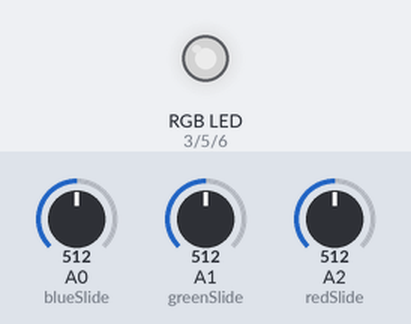
Recording of a sketch running on a simulated Arduino Uno, built with avr-gcc and run on an emulated ATmega328P. On the bench: an RGB LED mixed from three pins (HIGH = lit). Inputs (shaded band) come from the test bench; at power-on: A0 (blueSlide) = 512, A1 (greenSlide) = 512, A2 (redSlide) = 512. Dim RGB values are drawn brighter than linear.

Above: at 1.2 s.
1.3 s: A0 (blueSlide) set to 716
At 1.9 s:
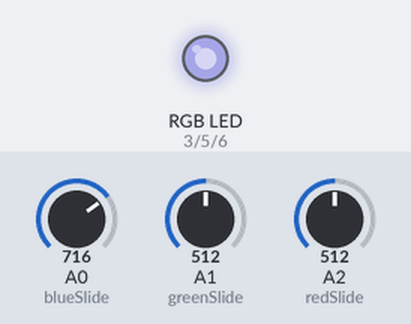
2.8 s: A1 (greenSlide) set to 716
At 4.0 s:
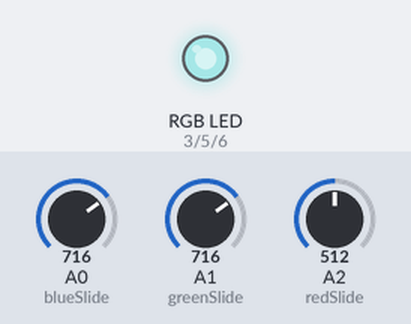
4.3 s: A2 (redSlide) set to 716
At 5.4 s:
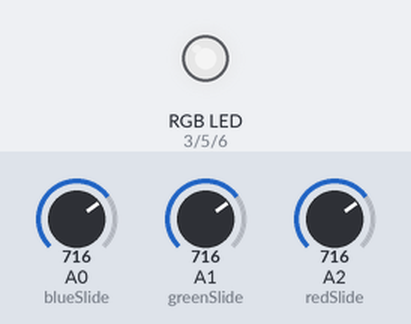
5.8 s: A0 (blueSlide) set to 900
At 6.5 s:
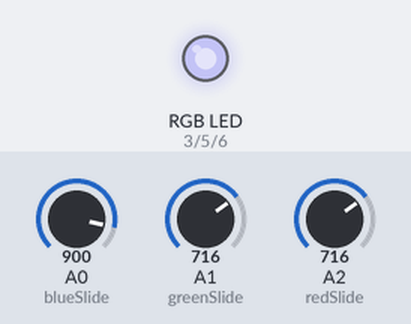
7.3 s: A1 (greenSlide) set to 900
At 7.7 s:
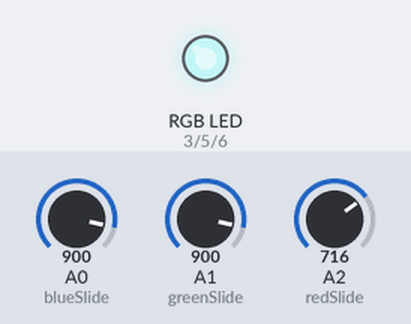
8.8 s: A2 (redSlide) set to 900
At 10.0 s:
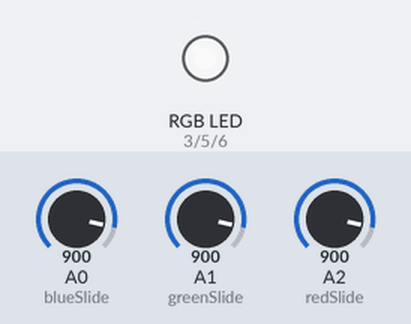
Timing chart, 0 to 11.3 s (numbered marks = the images above; inputs shaded):
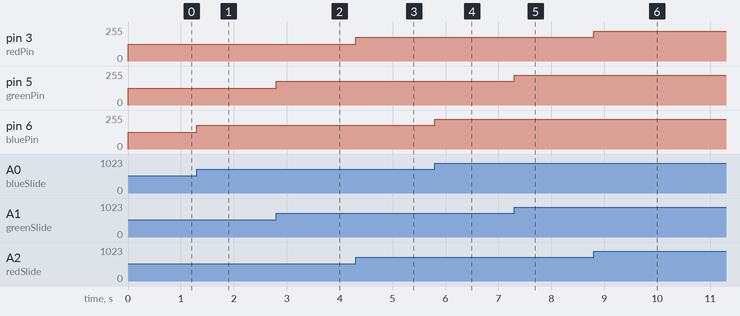

Measured:
- after the input at 1.3 s, pin 6 (bluePin): 127/255 → 178/255 at once
- after the input at 2.8 s, pin 5 (greenPin): 127/255 → 178/255 at once
- after the input at 4.3 s, pin 3 (redPin): 127/255 → 178/255 at once
- after the input at 5.8 s, pin 6 (bluePin): 178/255 → 224/255 at once
- after the input at 7.3 s, pin 5 (greenPin): 178/255 → 224/255 at once
- after the input at 8.8 s, pin 3 (redPin): 178/255 → 224/255 at once

The sketch:

rgb.ino
```cpp
int redPin=3;
int greenPin=5;
int bluePin=6;

int redSlide=A2;
int blueSlide=A0;
int greenSlide=A1;
String myColour;
String msg = "What colour do you want? ";

//this controls rgb LED with slide potentiometers
//You can uncomment the commented lines of code and vise versa to control..
//rgb colour by serial input
void setup() {
  // put your setup code here, to run once:


  // Serial.begin(9600);
  pinMode(redPin, OUTPUT);
  pinMode(greenPin, OUTPUT);
  pinMode(bluePin, OUTPUT);
  pinMode(redSlide, INPUT);
  pinMode(greenSlide, INPUT);
  pinMode(blueSlide, INPUT);

}

void loop() {
  // put your main code here, to run repeatedly:

  // Serial.println(msg);

  // while(Serial.available()==0){
  // }

  // myColour = Serial.readString();
  // if(myColour=="blue"){
  //   digitalWrite(redPin, HIGH);
  //   digitalWrite(greenPin, LOW);
  //   digitalWrite(bluePin, LOW);
  // }
  //   if(myColour=="green"){
  //   digitalWrite(redPin, LOW);
  //   digitalWrite(greenPin, HIGH);
  //   digitalWrite(bluePin, LOW);
  // }
  //     if(myColour=="red"){
  //   digitalWrite(redPin, LOW);
  //   digitalWrite(greenPin, LOW);
  //   digitalWrite(bluePin, HIGH);
  // }
  //     if(myColour=="off"){
  //   digitalWrite(redPin, LOW);
  //   digitalWrite(greenPin, LOW);
  //   digitalWrite(bluePin, LOW);

  // }

  float red = analogRead(redSlide);
  float green = analogRead(greenSlide);
  float blue = analogRead(blueSlide);

  analogWrite(redPin, (255.0/1023.0)*red);
  analogWrite(greenPin, (255.0/1023.0)*green);
  analogWrite(bluePin, (255.0/1023.0)*blue);

}
```
